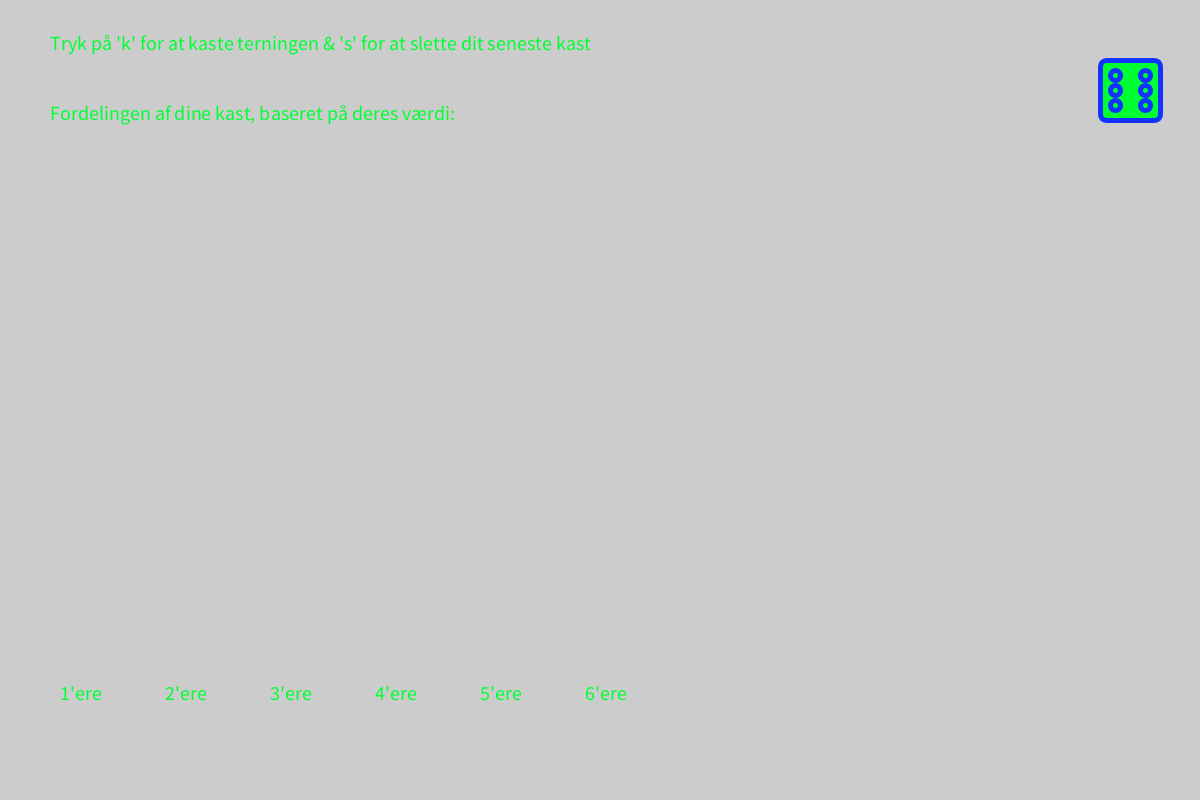
Frame 1 (no input)
Frame 60 (the mouse pressed at the canvas centre just before this capture): identical to frame 1, image omitted
Frame 120 (the mouse held since frame 60 and released just before this capture): identical to frame 1, image omitted

The Processing sketch that drew this single still picture (run headless with seeded random() and noise(); from frame 60 on, the mouse is pressed at the canvas centre):

// Processing sketch: TerningeGenerator_Opgave
// ── TerningeGenerator_Opgave.pde
//NY NØDVENDIG VIDEN:
//1.) random
//2.) array's
//3.) funktioner med og uden returtype
//4.) funktioner med og uden input

//OPGAVE: lav arrays, variabler til at gemme terningkast og fordeling af terningekast´

//Kast setup
int antalKast = 64;
int[] alleKast = new int[antalKast];
int kastBrugt = 0;
int kast;
int nyesteKast;
int totalKast = 0;

boolean nice = false;

// Histogram int
int kastUno = 0;
int kastDos = 0;
int kastTres = 0;
int kastCuatro = 0;
int kastCinco = 0;
int kastSeis = 0;

//Setup
void setup() {
  size(1200, 800);
  clear();
  textSize(20);
  frameRate(69);
  fill(0, 255, 50, 255);
  text("Tryk på 'k' for at kaste terningen & 's' for at slette dit seneste kast", 50, 50);
  
  //Dice Logo Setup
  strokeWeight(5);
  stroke(20, 50, 255);
  rect(1100, 60, 60, 60, 7);
  circle(1115, 75, 10); // top left
  circle(1145, 75, 10); // top right
  circle(1115, 105, 10); // bottom left
  circle(1145, 105, 10); // bottom right
  circle(1115, 90, 10); // middle left
  circle(1145, 90, 10); // middle right
  
//Histogram Text osv.     
 // noStroke();
  text("Fordelingen af dine kast, baseret på deres værdi:", 50, 120);  
  text("1'ere",  60, 700);
  text("2'ere", 165, 700);
  text("3'ere", 270, 700);
  text("4'ere", 375, 700);
  text("5'ere", 480, 700);
  text("6'ere", 585, 700);
}

//Draw
void draw() {
}

//Random Kast Generator
int lavTerningeKast(int min, int max) {
  nyesteKast = (int(random(min, max + 1)));
  
//Histogram værdi tracker
if(nyesteKast == 1){
  kastUno++;
}if(nyesteKast == 2){
  kastDos++;
}if(nyesteKast == 3){
  kastTres++;
}if(nyesteKast == 4){
  kastCuatro++;
}if(nyesteKast == 5){
  kastCinco++;
}if(nyesteKast == 6){
  kastSeis++;}
return nyesteKast;}



//Slet sidste kast
void sletSidsteKast(){
 if(alleKast[0] != 0 && alleKast[0] > 0){
       //1
   if(alleKast[kastBrugt-1] == 1){
     kastUno--;}
       //2
   if(alleKast[kastBrugt-1] == 2){
     kastDos--;}
       //3
   if(alleKast[kastBrugt-1] == 3){
     kastTres--;}
       //4
   if(alleKast[kastBrugt-1] == 4){
     kastCuatro--;}
       //5
   if(alleKast[kastBrugt-1] == 5){
     kastCinco--;}
       //6
   if(alleKast[kastBrugt-1] == 6){
     kastSeis--;}
       //0
     alleKast[kastBrugt-1] = 0;
    kastBrugt--;}
  }
  
//OPGAVE: lav manglende funktion til at fordelingen af terningekast. 
//Histogram tegning
void kastHistogram() {
  if(alleKast[0] != 0 && alleKast[0] > 0) {
    if(kastUno != 0) {
      text(kastUno + " 1'ere", 60, (660 - (20 * kastUno)));
      rect(55, (670 - (kastUno * 20)), 50, (20 * kastUno));}
    if(kastDos != 0) {
      text(kastDos + " 2'ere", 165, (660 - (20 * kastDos)));
      rect(160, (670 - (kastDos * 20)), 50, (20 * kastDos));}
    if(kastTres != 0) {
      text(kastTres + " 3'ere", 270, (660 - (20 * kastTres)));
      rect(265, (670 - (kastTres * 20)), 50, (20 * kastTres));}
    if(kastCuatro != 0) {
      text(kastCuatro + " 4'ere", 375, (660 - (20 * kastCuatro)));
      rect(370, (670 - (kastCuatro * 20)), 50, (20 * kastCuatro));}
    if(kastCinco != 0) {
      text(kastCinco + " 5'ere", 480, (660 - (20 * kastCinco)));
      rect(475, (670 - (kastCinco * 20)), 50, (20 * kastCinco));}
    if(kastSeis != 0) {
      text(kastSeis + " 6'ere", 585, (660 - (20 * kastSeis)));
      rect(580, (670 - (kastSeis * 20)), 50, (20 * kastSeis));}
  }
}
void udskrivKast(){
   for(int i=0; i < alleKast.length; i++){
     if(alleKast[i] !=0){
       if(i < 32){
       text("Kast " + (i + 1) + " blev:", 700, (150 + (i * 20)));
       text(" " + alleKast[i], 849, (150 + (i*20)));
       } else { 
       text("Kast " + (i + 1) + " blev:", 1000, (150 + (i * 20)-640));
       text(" " + alleKast[i], 1149, (150 + (i*20)-640));
       }
     }
  }
}
void totalKast(){
  totalKast = ((kastUno*1)+(kastDos*2)+(kastTres*3)+(kastCuatro*4)+(kastCinco*5)+(kastSeis*6));
  text("Total værdi af dine kast: " + totalKast, 50, 175);
  if(kastBrugt > 0 && kastBrugt != 0){
  text("Gennemsnittelige værdi per kast: " + (totalKast / kastBrugt), 50, 225);
  }
}

void terningePip(){
  if(nyesteKast == 1){
  rect(1100, 60, 60, 60, 7);
  circle(1130, 90, 10); // middle
  } 
  
  if(nyesteKast == 2){
  rect(1100, 60, 60, 60, 7);
  circle(1115, 75, 10); // top left
  circle(1145, 105, 10); // bottom right
  } 
  
  if(nyesteKast == 3){
  rect(1100, 60, 60, 60, 7);
  circle(1130, 90, 10); // middle
  circle(1115, 75, 10); // top left
  circle(1145, 105, 10); // bottom right
  } 
  
  if(nyesteKast == 4){
  rect(1100, 60, 60, 60, 7);
  circle(1115, 75, 10); // top left
  circle(1145, 75, 10); // top right
  circle(1115, 105, 10); // bottom left
  circle(1145, 105, 10); // bottom right
  } 
  
  if(nyesteKast == 5){
  rect(1100, 60, 60, 60, 7);
  circle(1130, 90, 10); // middle
  circle(1115, 75, 10); // top left
  circle(1145, 75, 10); // top right
  circle(1115, 105, 10); // bottom left
  circle(1145, 105, 10); // bottom right
  } 
  
  if(nyesteKast == 6){
  rect(1100, 60, 60, 60, 7);
  circle(1115, 75, 10); // top left
  circle(1145, 75, 10); // top right
  circle(1115, 105, 10); // bottom left
  circle(1145, 105, 10); // bottom right
  circle(1115, 90, 10); // middle left
  circle(1145, 90, 10); // middle right
  } 
}
void keyPressed() {
   clear();
   
//OPGAVE: lav manglende funktion der kan udskrive alle terningekast som tekst ...
    text("Tryk på 'k' for at kaste terningen & 's' for at slette dit seneste kast", 50, 50);
      text("Fordelingen af dine kast, baseret på deres værdi:", 50, 120);  
      text("1'ere",  60, 700);
      text("2'ere", 165, 700);
      text("3'ere", 270, 700);
      text("4'ere", 375, 700);
      text("5'ere", 480, 700);
      text("6'ere", 585, 700);
      
//Kast
  if (key=='k') {
    if(kastBrugt != antalKast && kastBrugt <= antalKast){
    int kast = lavTerningeKast(1,6);
    alleKast[kastBrugt] = kast;
    kastBrugt ++;    
    text("DIT SENESTE KAST BLEV: " + kast, 700, 120);
}
  else {
    fill(255, 50, 50, 255);
    text("DU HAR BRUGT ALLE DINE 64 KAST!", 140, 300);
  }
}

//Slet sidste kast
    if (key=='s'){
      sletSidsteKast();
      text("DIT SIDSTE KAST BLEV SLETTET!", 700, 120);
      if(kastBrugt != antalKast && kastBrugt <= antalKast){
        fill(0, 255, 50, 255);
    }
  } 
  if(((kastUno*1)+(kastDos*2)+(kastTres*3)+(kastCuatro*4)+(kastCinco*5)+(kastSeis*6)) == 69){
    nice = true;
    if(nice == true){
    text("Nice.", 375, 175);
      fill((random(150, 250)),(random(150, 250)),(random(150, 250)));
      stroke((random(150, 250)),(random(150, 250)),(random(150, 250)));
    }
  } else {
    text("Not nice.", 375, 175);
}
//Void ting ting
kastHistogram();
udskrivKast();
totalKast();
terningePip();
}
